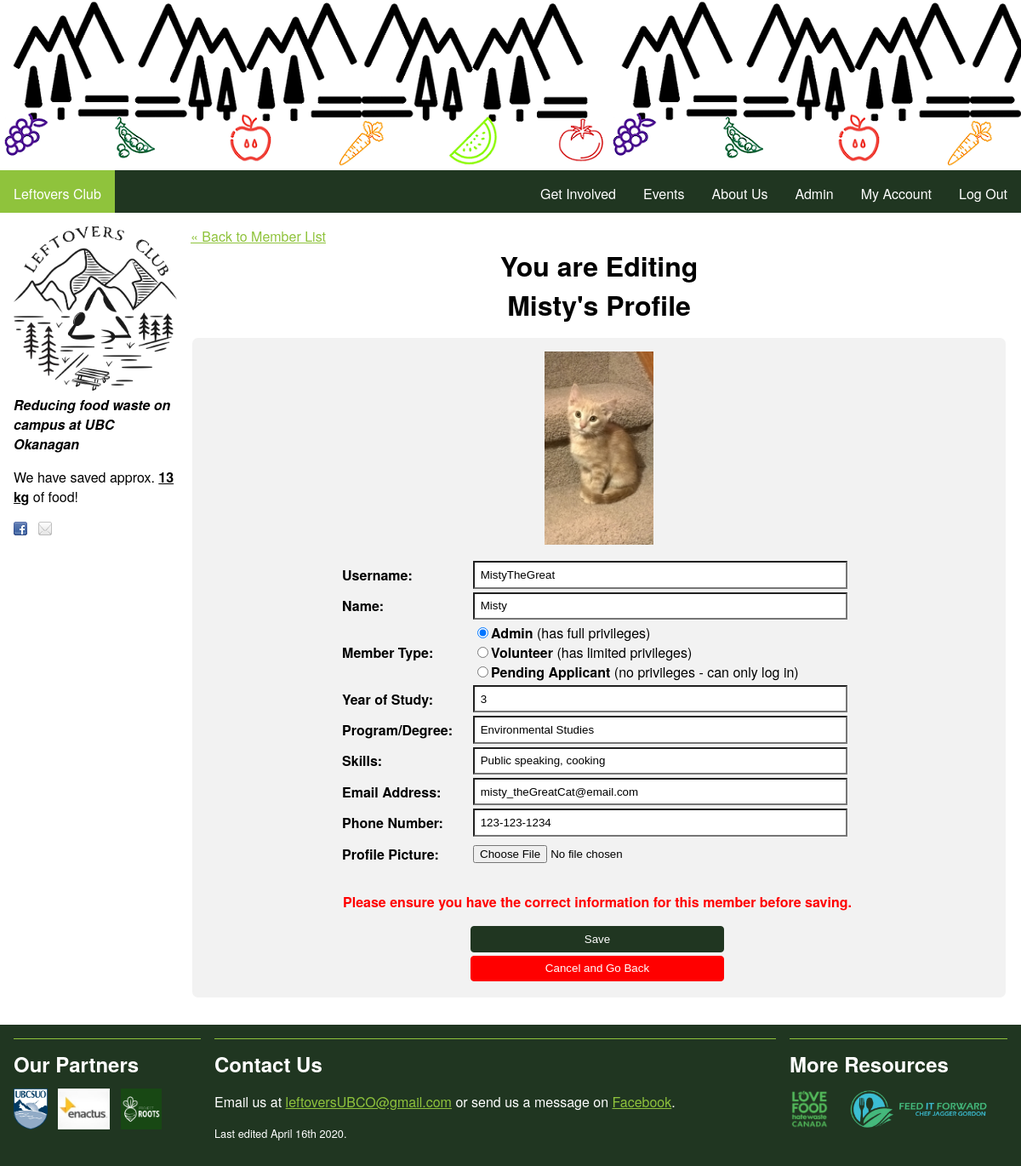
/ProjectStep3/viewEditMember.php?username=MistyTheGreat (signed in), run on the app's committed database.
### tables this page shows
CREATE TABLE `users` (
  `userID` int(11) NOT NULL,
  `name` varchar(80) NOT NULL,
  `typeOfUser` varchar(20) NOT NULL,
  `yearOfStudy` int(11) DEFAULT NULL,
  `program` varchar(30) DEFAULT NULL,
  `whyVolunteer` varchar(100) NOT NULL,
  `availabilityChoices` varchar(50) DEFAULT NULL,
  `skills` varchar(250) DEFAULT NULL,
  `other` varchar(500) DEFAULT NULL,
  `username` varchar(30) NOT NULL,
  `password` varchar(30) NOT NULL,
  `profilePicture` varchar(100) DEFAULT NULL,
  `email` varchar(50) NOT NULL,
  `phonenum` varchar(20) DEFAULT NULL,
  `securityQuestion` varchar(50) NOT NULL,
  `securityResponse` varchar(30) NOT NULL
);

### ProjectStep3/viewEditMember-data.php (the view, shortened to what this page needs)
<?php
  require_once('include/db_connection.php');
  echo "<a href=\"memberList.php\">&laquo; Back to Member List</a>";
  $username = $name = $type = $yearOfStudy = $program = $availabilityChoices = $skills = $email = $phonenum = $img_src = $pname = $uploads_dir = "";
  try{
    $pdo = openConnection();
  } catch (PDOException $e){
    die($e->getMessage());
  }
  if($_SERVER["REQUEST_METHOD"] == "GET"){
    $username = $_GET["username"];
  }elseif(!$_SESSION["editOK"]){
    $username = $_SESSION["edit"];
  }else{
    $username = $_POST["username"];
  }
    $sql = "SELECT name, typeOfUser, yearOfStudy, program, skills, username, password, profilePicture, email, phonenum FROM users WHERE username = ?";
    if($stmt = $pdo->prepare($sql)){
      $stmt->bindValue(1, $username);
      if($stmt->execute()){
        if($row = $stmt->fetch()){
          $name = $row["name"];
          $type = $row["typeOfUser"];
          $yearOfStudy = $row["yearOfStudy"];
          $program = $row["program"];
          $skills = $row["skills"];
          $email = $row["email"];
          $phonenum = $row["phonenum"];
          $img_src = $row["profilePicture"];
          echo '<h1 class="center-text">You are Editing <br>'.$name.'\'s Profile</h1>';
        }
      }else{
        print("<script>window.alert('Oops! Something went wrong. Please try again later.');window.location.href = 'memberList.php';</script>");
      }
    }
    if(!empty($img_src)){
      $uploads_dir = 'uploads/profilePictures/'.$img_src;
    }else{
      $uploads_dir = 'images/icons8-person-64.png';
    }
  $usernameError = $nameError = $emailError = $passwordError = $typeError = $pictureError = "";
?>
<form id="accountInfo" name="accountInformation" method="post" enctype="multipart/form-data" action="<?php echo htmlspecialchars($_SERVER["PHP_SELF"]);?>">
  <fieldset>
    <img src="<?php echo $uploads_dir; ?>" alt="Profile Picture">
    <table class="tableFieldset">
      <tbody>
        <tr>
          <th><label> Username: </label>
            <td><input type="text" name="username" value="<?php echo $username; ?>"><?php echo "<span class=\"leftBlank\">".$usernameError."</span>";?></td>
          </tr>
          <tr>
            <th><label>Name: </label></th>
            <td><input autofocus type="text" name="name" title="Full name" value = "<?php echo $name;?>"></td>
            <?php echo "<td><span class=\"leftBlank\">".$nameError."</span></td>";?>
          </tr>
          <th><label>Member Type: </label>
            <td>
              <input <?php if(strcmp($type, "Admin")==0){echo 'checked';} ?> type="radio" name="typeOfUser" value="Admin"><label for="Admin"><b>Admin</b> (has full privileges)</label><br>
              <input <?php if(strcmp($type, "Volunteer")==0){echo 'checked';} ?> type="radio" name="typeOfUser" value="Volunteer"><label for="Volunteer"><b>Volunteer</b> (has limited privileges)</label><br>
              <input <?php if(strcmp($type, "Pending Applicant")==0){echo 'checked';} ?> type="radio" name="typeOfUser" value="Pending Applicant"><label for="Pending Applicant"><b>Pending Applicant</b> (no privileges - can only log in)</label>
            </td>
          <tr>
            <th><label>Year of Study: </label></th>
            <td><input type="number" name="yearOfStudy" value="<?php echo $yearOfStudy; ?>" min="1" max="5"></td>
          </tr>
          <tr>
            <th><label>Program/Degree: </label></th>
            <td><input type="text" name="program" value="<?php echo $program; ?>"></td>
          </tr>
          <tr>
            <th><label>Skills: </label></th>
            <td><input type="text" name="skills" value="<?php echo $skills; ?>"></td>
          </tr>
          <tr>
            <th><label> Email Address: </label></th>
            <td> <input type="text" name="email" value="<?php echo $email; ?>" required><?php echo "<span class=\"leftBlank\">".$emailError."</span>";?></td>
          </tr>
          <tr>
            <th><label>Phone Number:</label></th>
            <td><input type="text" name="phonenum" pattern="[0-9]{3}-[0-9]{3}-[0-9]{4}" value="<?php echo $phonenum; ?>" title="Must be a 10-digit phone number in the format 123-456-7890"></td>
          </tr>
          <tr>
            <th><label>Profile Picture:</label></th>
            <td><input type="file" name="profilePicture" title="Choose a file for the profile picture" accept="image/*"></td>
          </tr>
          <tr>
            <td colspan="2" class="center-text important-notice"><br>Please ensure you have the correct information for this member before saving.</td>
          </tr>
        </tbody>
        <tfoot>
          <tr>
            <td colspan="2"><input type="submit" value="Save"></td>
          </tr>
          <tr>
            <td colspan="2"><input type="button" value="Cancel and Go Back" onclick="location.href='memberList.php'" title="No changes will be made and you will return to the member list."></td>
          </tr>
        </tfoot>
      </table>
    </fieldset>
  </form>

### ProjectStep3/css/styles.css (style rules this page uses)
html { margin: 0; }
body { margin: 0; font-family: "Helvetica Neue", Helvetica, Arial, sans-serif; }
h1 { font-size: 2em; margin: 0 0 0.5em 0; }
main a, footer a, #center-column a { color: #8FC33C; text-decoration: underline; }
.important-notice { color: red; font-weight: bold; }
.center-text { text-align: center; }
#viewAccount th, #viewMember th { font-weight: bold; }
#viewAccount input[type=submit], #viewMember input[type=submit], #viewMember input[type=button] { margin-top: 1em; }
.tableFieldset th { text-align: left; font-weight: normal; min-width: 6em; margin: 0; padding: 0; }
.tableFieldset input { width: 95%; }
input, textarea, select { padding: 0.5em; border-radius: 0; }
input[type=file] { padding: 0.5em 0; }
fieldset { background-color: #f2f2f2; border: none; border-radius: 5pt; padding: 1em; margin-bottom: 1em; width: inherit; }
fieldset table { margin-left: auto; margin-right: auto; }
input[type=file] { cursor: pointer; }
input[type=submit], #getCredentials a, #viewMember input[type=button] { width: 50%; margin-right: 25%; margin-bottom: 0; margin-left: 25%; display: inline-block; padding-top: 0.5em; padding-bottom: 0.5em; color: white; background-color: #203621; border: 1px solid #203621; border-radius: 4px; box-sizing: border-box; text-decoration: none; text-align: center; cursor: pointer; }
#viewMember input[type=button], #deleteMember input[type=button], #deleteFoodPost input[type=button] { border-radius: 4px; padding-top: 0.5em; padding-bottom: 0.5em; margin: auto; display: block; color: white; background-color: red; border: 1px solid red; }
#viewMember input[type=radio] { width: auto; }
#viewAccount img, #viewMember img { display: block; margin-left: auto; margin-right: auto; margin-bottom: 1em; width: 128px; height: auto; text-align: center; }

### data on the page
users: name "Misty", profilePicture (picture), typeOfUser "☑", yearOfStudy "3", program "Environmental Studies", skills "Public speaking, cooking", email "misty_theGreatCat@email.com", phonenum "123-123-1234"

### other printed values
$totalAmount "13"
